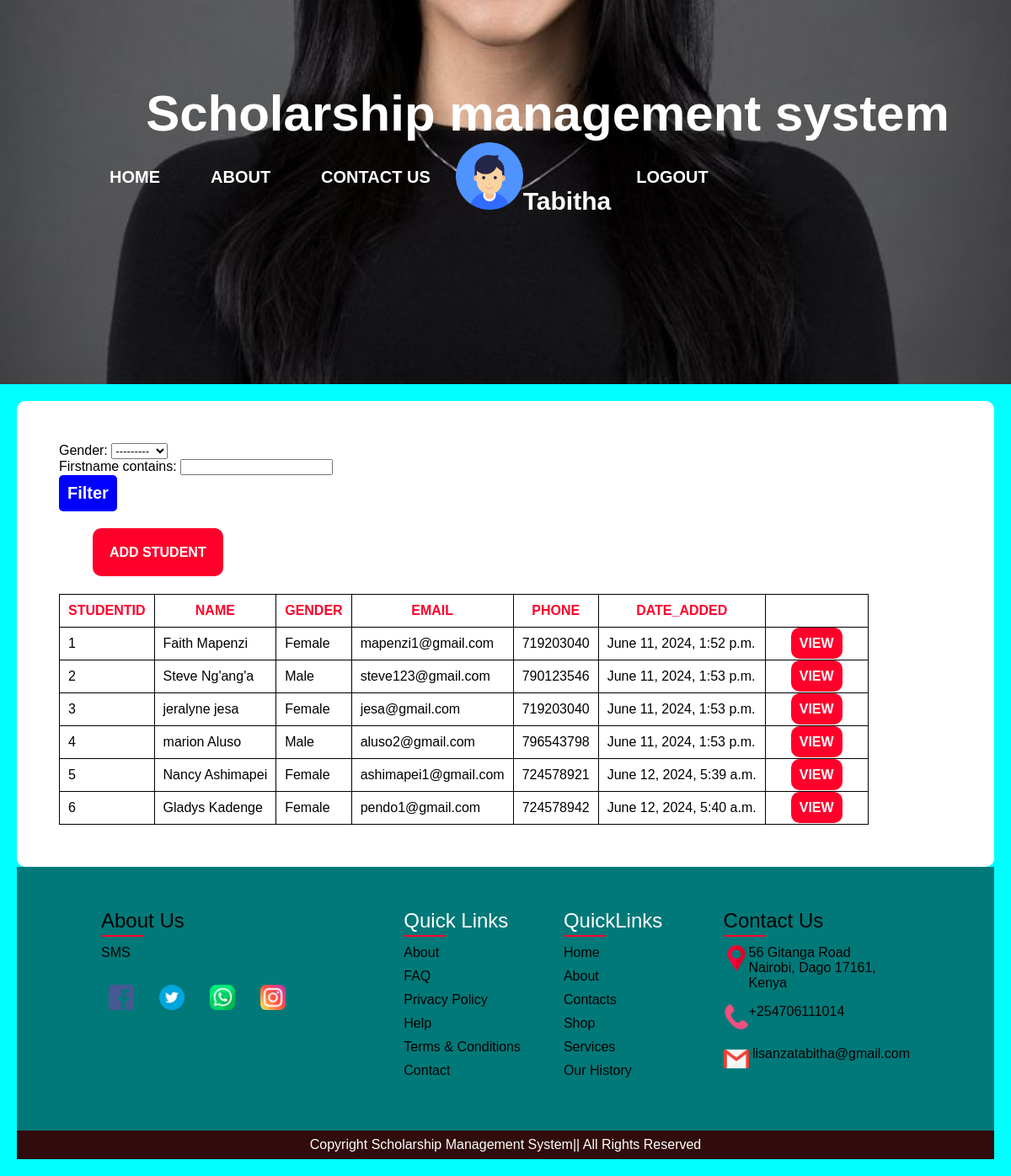
/admindash (signed in), run on an earlier commit of the app's database.
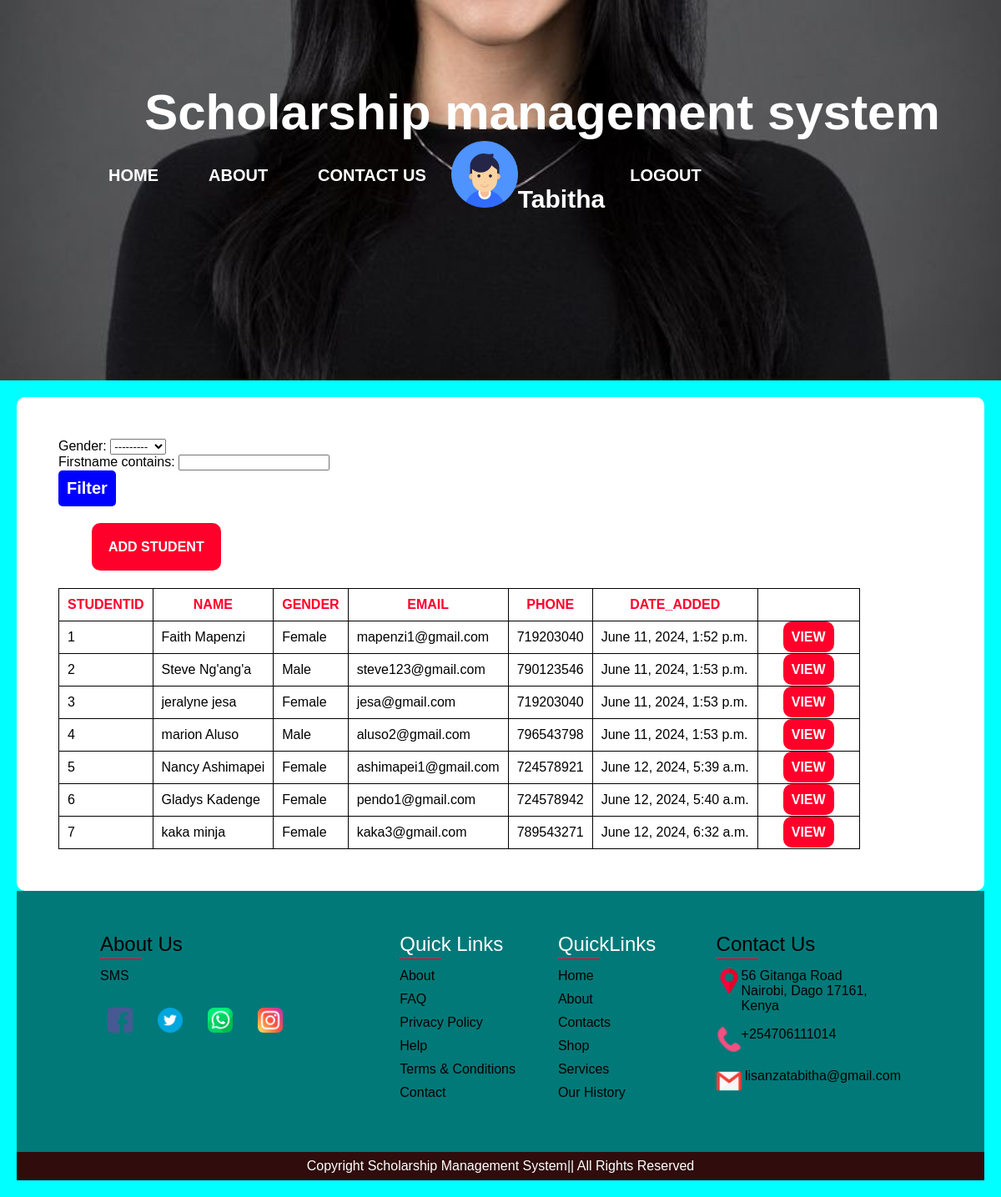
And on a later commit of the database.
### smsApp/models.py (models this page shows, shortened)
class Student(models.Model):
    GENDER = (
        ('Female', 'Female'),
        ('Male', 'Male'),
    )
    firstname = models.CharField(max_length=100)
    lastname = models.CharField(max_length=100)
    email = models.CharField(max_length=100)
    phone = models.IntegerField()
    gender = models.CharField(max_length=100, choices=GENDER)
    date_added = models.DateTimeField(auto_now_add = True)

### smsApp/views.py (the view)
# urls.py: path('admindash',views.admindash, name='admindash'),
@login_required(login_url='login')
def admindash(request):
    students = Student.objects.all()
    myFilter = StudentFilter(request.POST, queryset=students)
    students = myFilter.qs
    context= {'students':students, 'myFilter':myFilter}
    return render(request, 'admindash.html', context)

### templates/admindash.html (shortened to what this page needs)
<!DOCTYPE html>
{% load static %}
<html lang="en">
<head>
    <link rel="stylesheet" href="{% static 'css/admindash.css' %}">
</head>
<body>
    <div class="toppage"style="background: url('{% static 'images/blacklady.jpg' %}'); background-repeat: no-repeat;background-position: center; background-size: cover;">
        <div class="pagename">
            <h1>Scholarship management system</h1>
        </div>
        <div class="navbar">
            <ul>
                <a href="#"><li>Home</li></a>
                <a href="#"><li>About</li></a>
                <a href="#"><li>Contact us</li></a>
                <li style="list-style: none;"><img src="{% static 'images/user.png' %}"style="height=80px;width: 80px;"><span style="color: white;font-weight: 700; font-size: 30px;">{{request.user}}</span></li>
                <a href="{% url 'logout' %}">logout</a>
            </ul>
        </div>
    </div>
    <div class="main">
        <div class="content">
            <form method="post">
                {{ myFilter.form }}
                <input type="submit" name=""value="Filter">
            </form>
            <div class="actions">
                <a href="{% url 'addstudent' %}">Add student</a>
            </div>
            <table>
                <thead>
                    <tr>
                        <td>StudentID</td>
                        <td>Name</td>
                        <td>Gender</td>
                        <td>Email</td>
                        <td>Phone</td>
                        <td>Date_added</td>
                        <td></td>
                    </tr>
                </thead>
                {% for student in students %}
                <tbody>
                    <tr>
                        <td>{{ student.id }}</td>
                        <td>{{ student.firstname }} {{ student.lastname }}</td>
                        <td>{{student.gender}}</td>
                        <td>{{ student.email }}</td>
                        <td>{{ student.phone }}</td>
                        <td>{{ student.date_added}}</td>
                        <td><a href="#">View</a></td>
                    </tr>
                </tbody>
                {% endfor %}
            </table>
        </div>
    <footer>
        <div class="container">
            <div class="aboutussec">
                <h2>About Us</h2>
                <p>SMS</p>
                <ul class="sci">
                    <li><a href="#"><img src="{% static 'images/facebook.png' %}"></a></li>
                    <li><a href="#"><img src="{% static 'images/twitter.png' %}"></a></li>
                    <li><a href="#"><img src="{% static 'images/whatsapp.png' %}"></a></li>
                    <li><a href="#"><img src="{% static 'images/instagram.png' %}"></a></li>
                </ul>
            </div>
            <div class="quicklinkssec">
                <h2>Quick Links</h2>
                <ul>
                    <li><a href="#">About</a></li>
                    <li><a href="#">FAQ</a></li>
                    <li><a href="#">Privacy Policy</a></li>
                    <li><a href="#">Help</a></li>
                    <li><a href="#">Terms & Conditions</a></li>
                    <li><a href="#">Contact</a></li>
                </ul>
            </div>
            <div class="quicklinkssec">
                <h2>QuickLinks</h2>
                <ul>
                    <li><a href="#">Home</a></li>
                    <li><a href="#">About</a></li>
                    <li><a href="#">Contacts</a></li>
                    <li><a href="#">Shop</a></li>
                    <li><a href="#">Services</a></li>
                    <li><a href="#">Our History</a></li>
                </ul>
            </div>
            <div class="contactssec">
                <h2>Contact Us</h2>
                <ul class="info">
                    <li>
                        <span><img src="{% static 'images/placeholder.png' %}"></span>
                        <span> 56 Gitanga Road <br>
                            Nairobi, Dago 17161,<br> Kenya</span>
                    </li>
                    <li>
                        <span><img src="{% static 'images/icons8-phone-26.png' %}"></span>
                        <p><a href="tel:+254706111014">+254706111014</a><br>
                        </p>
                    </li>
                    <li>
                        <span><img src="{% static 'images/gmail.png' %}"></span>
                        <p><a href="mailto:lisanzatabitha@gmail.com">&nbsplisanzatabitha@gmail.com</a><br>
                        </p>
                    </li>
                </ul>
            </div>
        </div>
    </footer>
    <div class="copyrighttext">
        <p>Copyright Scholarship Management System|| All Rights Reserved</p>
    </div>
</body>
</html>

### static/css/admindash.css (style rules this page uses)
* { padding: 0; margin: 0; font-family: Verdana, Geneva, Tahoma, sans-serif; box-sizing: border-box; }
body { background: aqua; }
.toppage { padding-bottom: 200px; padding-top: 100px; padding-left: 100px; background-repeat: no-repeat; background-size: cover; background-position: center; }
.pagename { color: white; text-align: center; font-size: 30px; font-weight: 700; }
.navbar ul { display: flex; }
.navbar ul a { color: white; text-decoration: none; text-transform: uppercase; font-size: 20px; font-weight: 600; padding-left: 20px; padding: 30px; transition: all 0.5s linear; }
.navbar ul a li { list-style: none; }
.navbar ul li img { height: 80px; width: 80px; }
.main { padding: 20px; }
.main .content { background: #fff; border-radius: 10px; padding: 50px; }
.main .content .actions { margin: 40px; }
.main .content .actions a { text-decoration: none; background: rgb(255, 0, 43); text-transform: uppercase; color: #fff; font-weight: 700; padding: 20px; border-radius: 10px; }
.main .content table { border: 1px solid black; padding: 10px; }
.main .content table, th, td { border: 1px solid black; border-collapse: collapse; }
.main .content table thead tr { font-weight: 700; text-align: center; text-transform: uppercase; color: rgb(255, 0, 43); }
.main .content table thead tr td { padding: 10px; }
.main .content table tbody tr td { padding: 10px; }
.main .content table tbody tr td > a { background: rgb(255, 0, 43); padding: 10px; margin: 20px; text-transform: uppercase; text-decoration: none; color: #fff; font-weight: 600; border-radius: 10px; }
footer { position: relative; height: auto; padding: 50px 100px; background: rgb(1, 121, 121); }
footer .container { display: grid; grid-template-columns: 2fr 1fr 1fr 1fr; grid-gap: 20px; }
footer .container .aboutussec h2 { position: relative; color: black; font-weight: 500; margin-bottom: 15px; }
footer .container .aboutussec h2::before { content: ''; position: absolute; bottom: -5px; left: 0; width: 50px; height: 2px; background: rgb(255, 0, 43); }
footer .container .quicklinkssec h2 { position: relative; color: #fff; font-weight: 500; margin-bottom: 15px; }
footer .container .quicklinkssec h2::before { content: ''; position: absolute; bottom: -5px; left: 0; width: 50px; height: 2px; background: rgb(255, 0, 43); }
footer .container .contactssec h2 { position: relative; color: black; font-weight: 500; margin-bottom: 15px; }
footer .container .contactssec h2::before { content: ''; position: absolute; bottom: -5px; left: 0; width: 50px; height: 2px; background: rgb(255, 0, 43); }
footer .container .aboutussec p { color: black; }
.sci { margin-top: 20px; display: grid; grid-template-columns: repeat(4, 50px); grid-gap: 10px; }
.sci li { list-style: none; }
.sci li a { display: inline-block; width: 48px; height: 48px; display: grid; align-content: center; justify-content: center; text-decoration: none; border-radius: 4px; }
.sci li a img { height: 30px; width: 30px; }
.quicklinkssec { position: relative; }
.quicklinkssec li { list-style: none; }
.quicklinkssec li a { text-decoration: none; color: black; margin-bottom: 10px; display: inline-block; }
.info { position: relative; }
.info li { display: grid; grid-template-columns: 30px 1fr; margin-bottom: 16px; list-style: none; }
.info li img { height: 30px; width: 30px; }
.info li span { color: black; }
.info a { text-decoration: none; color: black; }
.copyrighttext { background: rgb(48, 12, 12); padding: 8px 100px; text-align: center; color: #fff; }

### templates/admindash.html (style rules this page uses)
form input[type=submit] { background: blue; padding: 10px; border: 0px; border-radius: 5px; color: white; text-align: center; font-size: 20px; font-weight: 700; }

What changed in the data, as far as the page shows it:
added Student: id "7", firstname "kaka", lastname "minja", gender "Female", email "kaka3@gmail.com", phone "789543271", date_added "June 12, 2024, 6:32 a.m."
